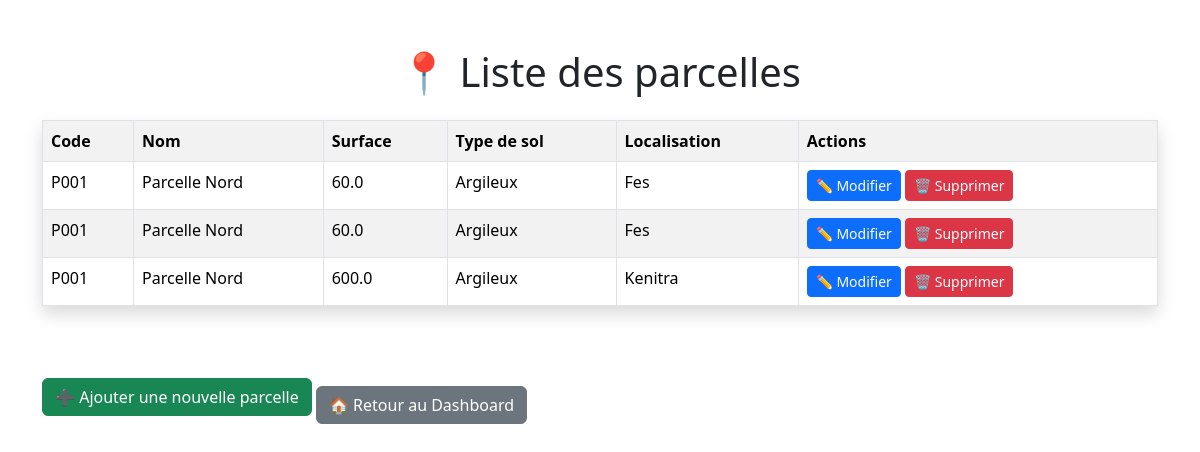
Page /parcelles/ on the earlier database version.
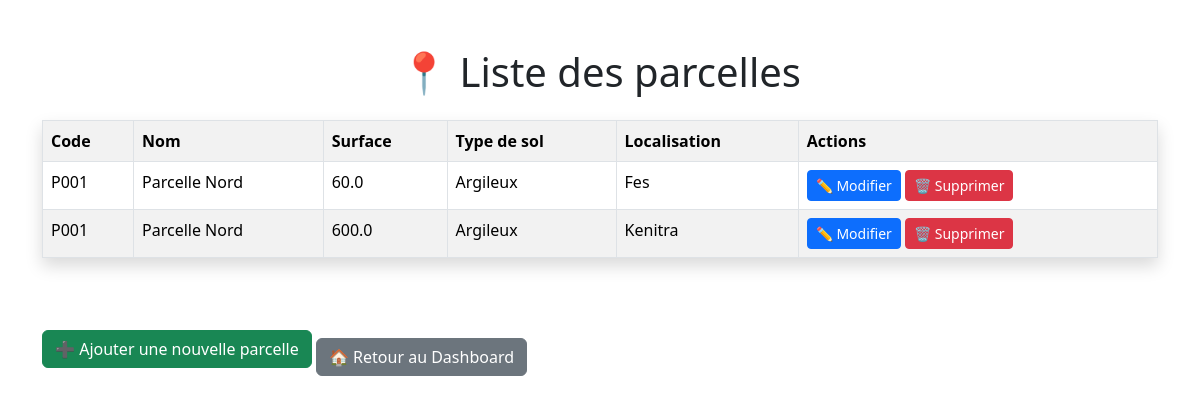
Same page on the later database version.
### irrigation/models.py (models this page shows, shortened)
class Parcelle(models.Model):
    code = models.CharField(max_length=20)
    nom = models.CharField(max_length=100)
    surface = models.FloatField()
    type_sol = models.CharField(max_length=50)
    reserve_max = models.FloatField()
    reserve_actuelle = models.FloatField()
    seuil_minimum = models.FloatField()
    localisation = models.CharField(max_length=100)

### irrigation/views.py (the view)
# urls.py: path('parcelles/', views.parcelles, name='parcelles'),
def parcelles(request):
    liste_parcelles = Parcelle.objects.all()
    return render(
        request,
        'irrigation/parcelles.html',
        {'parcelles': liste_parcelles}
    )

### irrigation/templates/irrigation/parcelles.html (shortened to what this page needs)
<!DOCTYPE html>
<html>
<head>
<link href="https://cdn.jsdelivr.net/npm/bootstrap@5.3.7/dist/css/bootstrap.min.css" rel="stylesheet">
</head>
<body>
    <div class="container mt-5">
    <h1 class="text-center mb-4">📍 Liste des parcelles</h1>
    <table class="table table-striped table-bordered table-hover shadow">
        <tr>
            <th>Code</th>
            <th>Nom</th>
            <th>Surface</th>
            <th>Type de sol</th>
            <th>Localisation</th>
            <th>Actions</th>
        </tr>
        {% for parcelle in parcelles %}
        <tr>
            <td>{{ parcelle.code }}</td>
            <td>{{ parcelle.nom }}</td>
            <td>{{ parcelle.surface }}</td>
            <td>{{ parcelle.type_sol }}</td>
            <td>{{ parcelle.localisation }}</td>
            <td>
        <a href="/modifier-parcelle/{{ parcelle.id }}/"
   class="btn btn-primary btn-sm">
    ✏️ Modifier
</a>
<a href="/supprimer-parcelle/{{ parcelle.id }}/"
   class="btn btn-danger btn-sm"
   onclick="return confirm('Voulez-vous vraiment supprimer cette parcelle ?')">
   🗑 Supprimer
</a>
</td>
        </tr>
        {% endfor %}
    </table>
    <br></br>
<a href="/ajouter-parcelle/" class="btn btn-success">
    ➕ Ajouter une nouvelle parcelle
</a>
<a href="/" class="btn btn-secondary mt-3">
    🏠 Retour au Dashboard
</a>
</div>
</body>
</html>

Differences in the rows shown:
removed Parcelle: code "P001", nom "Parcelle Nord", surface "60.0", type_sol "Argileux", localisation "Fes"
